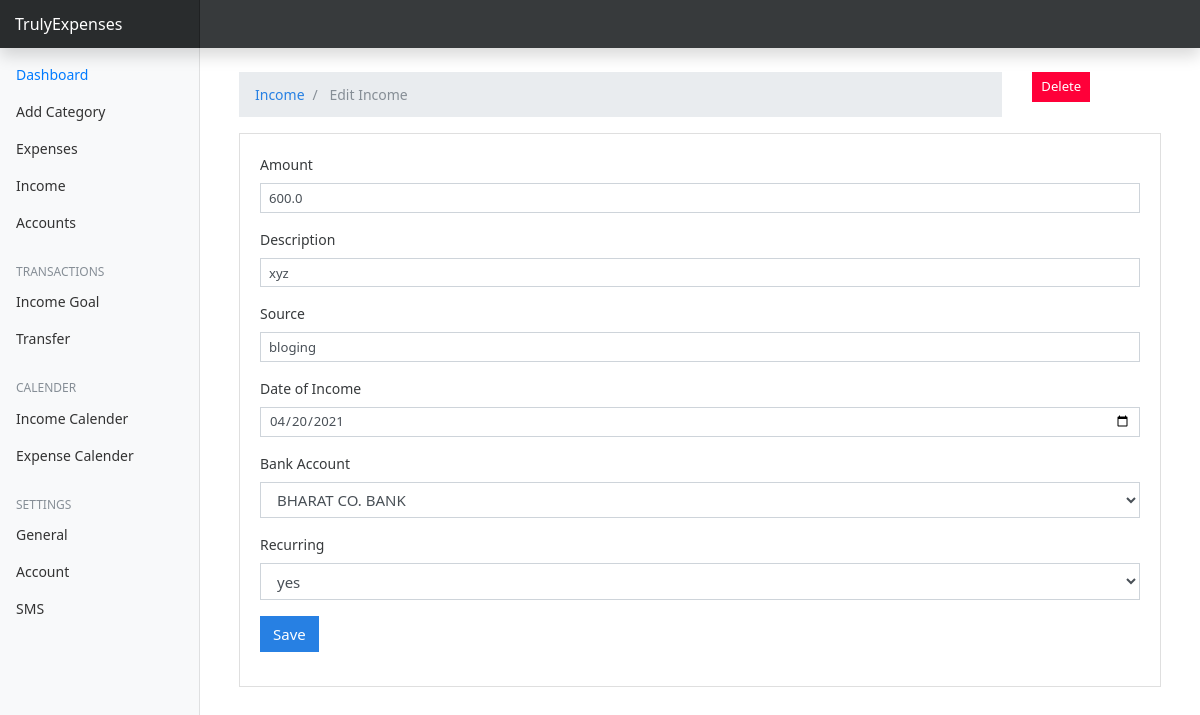
Screenshot of /edit-income/1 (signed in) with the database file from the repository.
### Finance/models.py (models this page shows, shortened)
class UserIncome(models.Model):
    amount = models.FloatField()  # DECIMAL
    date = models.DateField(default=now)
    description = models.TextField()
    owner = models.ForeignKey(to=User, on_delete=models.CASCADE)
    source = models.CharField(max_length=266)
    bank_account = models.CharField(max_length=266,default='SOME STRING')
    recurring = models.CharField(max_length=266,default='SOME STRING')
    class Meta:
        ordering: ['-date']

### Finance/views.py (the view, shortened to what this page needs)
# urls.py: path('edit-income/<int:id>', views.income_edit, name="income-edit"),
def income_edit(request, id):
    if not request.user.is_authenticated:
        return redirect('login')
    income = UserIncome.objects.get(pk=id)
    sources = Source.objects.all()
    accounts = Account.objects.all()
    context = {
        'income': income,
        'values': income,
        'accounts': accounts,
        'sources': sources
    }
    if request.method == 'GET':
        return render(request, 'income/edit_income.html', context)

### Finance/templates/income/edit_income.html (shortened to what this page needs)
{% extends 'base.html' %} {% block content %}
<div class="container mt-4">
  <div class="row">
    <div class="col-md-10">
      <nav aria-label="breadcrumb">
        <ol class="breadcrumb">
          <li class="breadcrumb-item">
            <a href="{% url 'income'%}">Income</a>
          </li>
          <li class="breadcrumb-item active" aria-current="page">
            Edit Income
          </li>
        </ol>
      </nav>
    </div>
    <div class="col-md-2">
      <a
        href="{% url 'income-delete' income.id %}"
        class="btn btn-danger btn-sm"
        >Delete</a
      >
    </div>
  </div>
  <div class="card">
    <div class="card-body">
      <form action="{% url 'income-edit' income.id %}" method="post">
        <div class="form-group">
          <label for="">Amount</label>
          <input
            type="text"
            class="form-control form-control-sm"
            name="amount"
            value="{{values.amount}}"
          />
        </div>
        <div class="form-group">
          <label for="">Description</label>
          <input
            type="text"
            class="form-control form-control-sm"
            name="description"
            value="{{values.description}}"
          />
        </div>
        <div class="form-group">
          <label for="">Source</label>
          <input
            type="text"
            class="form-control form-control-sm"
            name="source"
            value="{{values.source}}"
          />
        </div>
        <div class="form-group">
          <label for="">Date of Income</label>
          <input
            type="date"
            value="{{values.date | date:'Y-m-d' }}"
            class="form-control form-control-sm"
            name="income_date"
          />
        </div>
        <div class="form-group">
          <label for="">Bank Account</label>
          <select class="form-control" name="acc">
            {% for acc in accounts%}
            <option name="category" value="{{acc.bank_account}}"
              >{{acc.bank_account}}</option
            >
            {% endfor %}
          </select>
        </div>
        <div class="form-group">
          <label for="">Recurring</label>
          <select class="form-control" name="rec">
            <option name="re" value="yes"
              >yes</option
            >
          </select>
        </div>
        <input
          type="submit"
          value="Save"
          class="btn btn-primary btn-primary-sm"
        />
      </form>
    </div>
  </div>
</div>
{% endblock %}

### Finance/static/css/dashboard.css (style rules this page uses)
body { font-size: 0.875rem; }

### rows the page displays
UserIncome: amount "600.0", description "xyz", source "bloging", income_date "04/20/2021"

### other values shown
form field acc "BHARAT CO. BANK"
